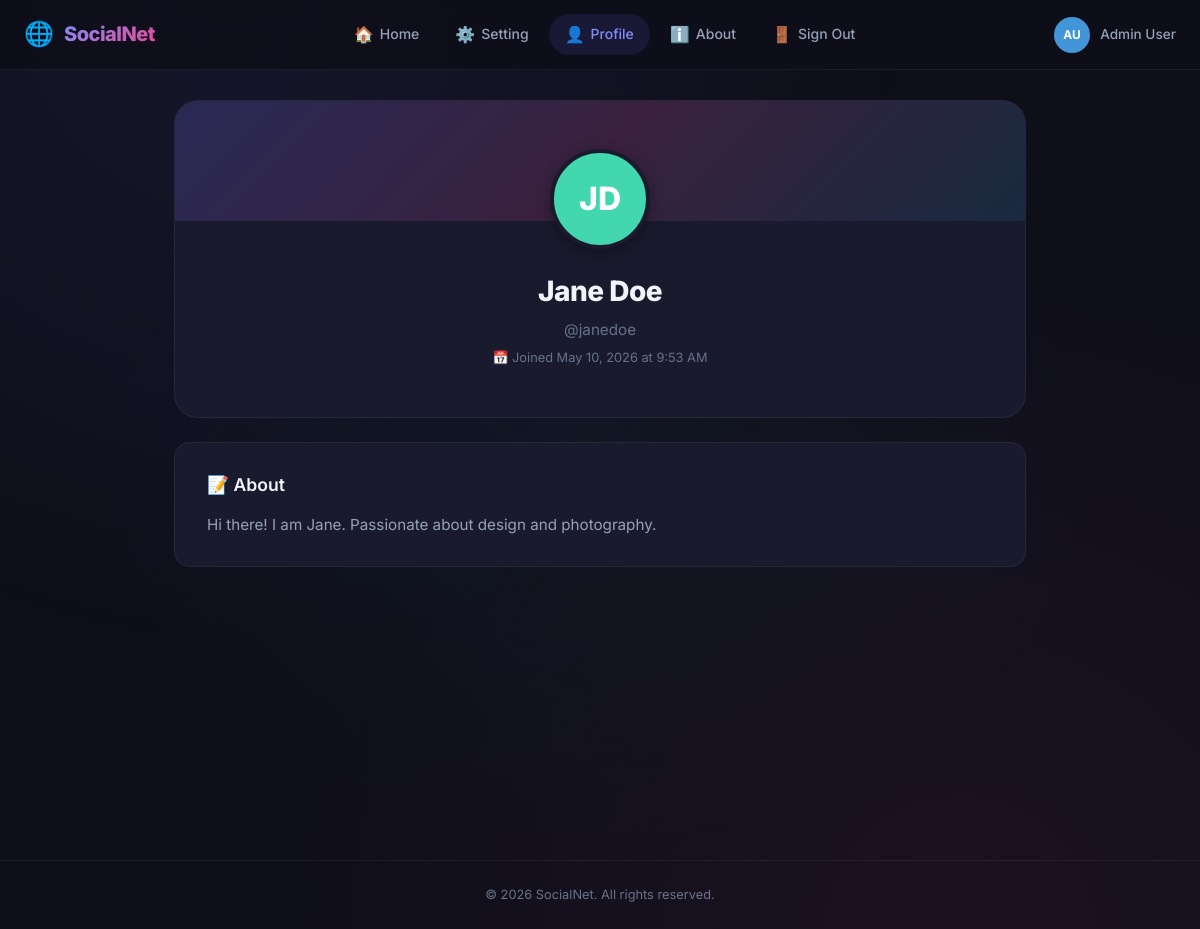
The page /socialnet/profile.php?owner=janedoe (signed in) on the database its author committed.
### tables this page shows
CREATE TABLE IF NOT EXISTS account (
    id INT AUTO_INCREMENT PRIMARY KEY,
    username VARCHAR(50) NOT NULL UNIQUE,
    fullname VARCHAR(100) NOT NULL,
    password VARCHAR(255) NOT NULL,
    description TEXT,
    created_at TIMESTAMP DEFAULT CURRENT_TIMESTAMP
);

### includes/functions.php (called while the page is built, shortened)
<?php
function e($str) {
    return htmlspecialchars($str ?? '', ENT_QUOTES, 'UTF-8');
}
function getUserByUsername($conn, $username) {
    $stmt = $conn->prepare("SELECT id, username, fullname, password, description, created_at FROM account WHERE username = ?");
    $stmt->bind_param("s", $username);
    $stmt->execute();
    $result = $stmt->get_result();
    $user = $result->fetch_assoc();
    return $user;
}
function formatDate($datetime) {
    return date('F j, Y \a\t g:i A', strtotime($datetime));
}
function getInitials($fullname) {
    $words = explode(' ', trim($fullname));
    $initials = '';
    foreach ($words as $word) {
        if (!empty($word)) {
            $initials .= mb_strtoupper(mb_substr($word, 0, 1));
        }
    }
    return mb_substr($initials, 0, 2);
}
function stringToColor($str) {
    $hash = crc32($str);
    $hue = abs($hash) % 360;
    return "hsl($hue, 65%, 55%)";
}
?>

### socialnet/profile.php (the view, shortened to what this page needs)
<?php
require_once __DIR__ . '/../includes/config.php';
require_once __DIR__ . '/../includes/functions.php';
$ownerUsername = $_GET['owner'] ?? getCurrentUsername();
$profileUser = getUserByUsername($conn, $ownerUsername);
if (!$profileUser) {
    $notFound = true;
} else {
    $notFound = false;
    $isOwnProfile = ($profileUser['id'] == getCurrentUserId());
}
?>
<!DOCTYPE html>
<html lang="en">
<head>
    <link rel="stylesheet" href="/assets/style.css">
</head>
<body>
    <?php include __DIR__ . '/../includes/menubar.php'; ?>
    <div class="page-wrapper">
        <div class="container">
            <?php if ($notFound): ?>
                <div class="card card-elevated" style="text-align:center;padding:60px 32px;">
                    <div style="font-size:3rem;margin-bottom:16px;">😕</div>
                    <h2 style="margin-bottom:8px;">User Not Found</h2>
                    <p style="color:var(--text-muted);margin-bottom:24px;">The user you're looking for doesn't exist.</p>
                    <a href="/socialnet/index.php" class="btn btn-primary">← Back to Home</a>
                </div>
            <?php else: ?>
                <div class="profile-hero">
                    <div class="profile-avatar" style="background: <?= stringToColor($profileUser['username']) ?>;">
                        <?= e(getInitials($profileUser['fullname'])) ?>
                    </div>
                    <h1 class="profile-name"><?= e($profileUser['fullname']) ?></h1>
                    <p class="profile-username">@<?= e($profileUser['username']) ?></p>
                    <p class="profile-joined">📅 Joined <?= formatDate($profileUser['created_at']) ?></p>
                </div>
                <div class="profile-desc-card">
                    <h2>📝 About</h2>
                    <?php if (!empty($profileUser['description'])): ?>
                        <p><?= e($profileUser['description']) ?></p>
                    <?php else: ?>
                        <p style="font-style:italic;color:var(--text-muted);">
                            <?= $isOwnProfile ? 'You haven\'t added a description yet. Go to Settings to add one!' : 'This user hasn\'t added a description yet.' ?>
                        </p>
                    <?php endif; ?>
                </div>
            <?php endif; ?>
        </div>
    </div>
    <footer class="footer">
        <p>© <?= date('Y') ?> SocialNet. All rights reserved.</p>
    </footer>
</body>
</html>

### assets/style.css (style rules this page uses)
:root { --primary: #6366f1; --primary-light: #818cf8; --primary-dark: #4f46e5; --primary-glow: rgba(99, 102, 241, 0.25); --secondary: #ec4899; --secondary-light: #f472b6; --accent: #06b6d4; --bg-dark: #0f0f1a; --bg-card: #1a1a2e; --bg-card-hover: #1e1e35; --bg-elevated: #252540; --bg-input: #16162b; --text-primary: #f1f5f9; --text-secondary: #94a3b8; --text-muted: #64748b; --text-accent: #818cf8; --border: rgba(255, 255, 255, 0.06); --border-focus: rgba(99, 102, 241, 0.5); --shadow-sm: 0 1px 3px rgba(0, 0, 0, 0.3); --shadow-md: 0 4px 14px rgba(0, 0, 0, 0.35); --shadow-lg: 0 10px 40px rgba(0, 0, 0, 0.4); --shadow-glow: 0 0 30px var(--primary-glow); --radius-sm: 8px; --radius-md: 12px; --radius-lg: 16px; --radius-xl: 24px; --radius-full: 9999px; --transition: 0.3s cubic-bezier(0.4, 0, 0.2, 1); --nav-height: 70px; }
*, *::before, *::after { margin: 0; padding: 0; box-sizing: border-box; }
html { scroll-behavior: smooth; -webkit-font-smoothing: antialiased; -moz-osx-font-smoothing: grayscale; }
body { font-family: 'Inter', -apple-system, BlinkMacSystemFont, 'Segoe UI', sans-serif; background: var(--bg-dark); color: var(--text-primary); line-height: 1.6; min-height: 100vh; overflow-x: hidden; }
body::before { content: ''; position: fixed; top: 0; left: 0; width: 100%; height: 100%; background: radial-gradient(ellipse at 20% 0%, rgba(99, 102, 241, 0.08) 0%, transparent 50%), radial-gradient(ellipse at 80% 100%, rgba(236, 72, 153, 0.06) 0%, transparent 50%), radial-gradient(ellipse at 50% 50%, rgba(6, 182, 212, 0.04) 0%, transparent 60%); pointer-events: none; z-index: 0; }
.page-wrapper { position: relative; z-index: 1; padding-top: calc(var(--nav-height) + 30px); min-height: 100vh; }
.container { max-width: 900px; margin: 0 auto; padding: 0 24px 60px; }
.profile-hero { text-align: center; padding: 48px 32px; background: var(--bg-card); border: 1px solid var(--border); border-radius: var(--radius-xl); position: relative; overflow: hidden; margin-bottom: 24px; }
.profile-hero::before { content: ''; position: absolute; top: 0; left: 0; right: 0; height: 120px; background: linear-gradient(135deg, rgba(99, 102, 241, 0.2), rgba(236, 72, 153, 0.15), rgba(6, 182, 212, 0.1)); }
.profile-avatar { width: 100px; height: 100px; border-radius: 50%; display: flex; align-items: center; justify-content: center; font-size: 2rem; font-weight: 800; color: white; margin: 0 auto 20px; position: relative; z-index: 1; border: 4px solid var(--bg-card); box-shadow: var(--shadow-md); }
.profile-name { font-size: 1.75rem; font-weight: 800; letter-spacing: -0.5px; margin-bottom: 4px; position: relative; z-index: 1; }
.profile-username { color: var(--text-muted); font-size: 0.95rem; margin-bottom: 6px; position: relative; z-index: 1; }
.profile-joined { color: var(--text-muted); font-size: 0.8rem; position: relative; z-index: 1; }
.profile-desc-card { background: var(--bg-card); border: 1px solid var(--border); border-radius: var(--radius-lg); padding: 28px 32px; }
.profile-desc-card h2 { font-size: 1.1rem; font-weight: 600; margin-bottom: 12px; color: var(--text-primary); }
.profile-desc-card p { color: var(--text-secondary); font-size: 0.95rem; line-height: 1.8; white-space: pre-wrap; }
.footer { text-align: center; padding: 24px; color: var(--text-muted); font-size: 0.8rem; border-top: 1px solid var(--border); margin-top: 60px; }

### rows shown on the page
account: fullname "JD", fullname "Jane Doe", username "janedoe", created_at "May 10, 2026 at 9:53 AM", description "Hi there! I am Jane. Passionate about design and photography."

### other values the page prints
getInitials(getCurrentFullname() ?? '') "AU"
getCurrentFullname() "Admin User"
